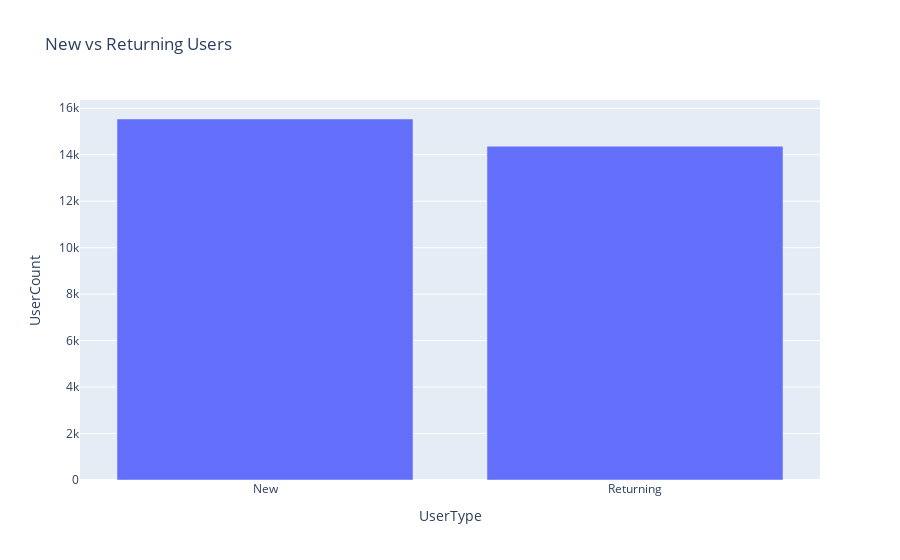

Source (notebook cell):
### Code cell
#### Bar Chart: Returning vs. New Users
# Bar chart for New vs Returning users
user_type_counts = df_combined['UserType'].value_counts().reset_index()
user_type_counts.columns = ['UserType', 'UserCount']

fig_user_type = px.bar(user_type_counts, x='UserType', y='UserCount', title='New vs Returning Users')
fig_user_type.show()

plt.savefig('D:/Internship Assignment/Task3/bar2.png')

### Figure 1 — Plotly figure (JSON) as saved in the notebook; plotly's stock layout.template omitted (floating-point values rounded to 4 significant figures)
{"data": [{"alignmentgroup": "True", "hovertemplate": "UserType=%{x}<br>UserCount=%{y}<extra></extra>", "legendgroup": "", "marker": {"color": "#636efa", "pattern": {"shape": ""}}, "name": "", "offsetgroup": "", "orientation": "v", "showlegend": false, "textposition": "auto", "type": "bar", "x": ["New", "Returning"], "xaxis": "x", "y": [15538, 14366], "yaxis": "y"}], "layout": {"barmode": "relative", "legend": {"tracegroupgap": 0}, "title": {"text": "New vs Returning Users"}, "xaxis": {"anchor": "y", "domain": [0, 1], "title": {"text": "UserType"}}, "yaxis": {"anchor": "x", "domain": [0, 1], "title": {"text": "UserCount"}}}}
